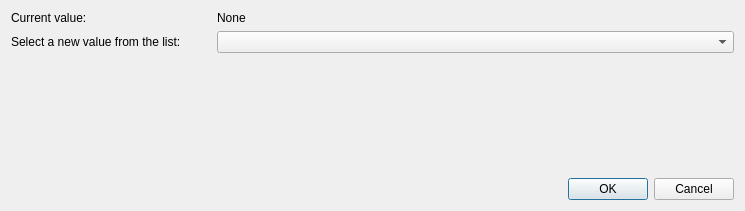
<?xml version="1.0" encoding="UTF-8"?>
<ui version="4.0">
 <class>ListSelect</class>
 <widget class="QWidget" name="ListSelect">
  <property name="geometry">
   <rect>
    <x>0</x>
    <y>0</y>
    <width>745</width>
    <height>211</height>
   </rect>
  </property>
  <property name="windowTitle">
   <string>Form</string>
  </property>
  <layout class="QVBoxLayout" name="verticalLayout">
   <item>
    <layout class="QGridLayout" name="gridLayout">
     <item row="1" column="0" colspan="2">
      <widget class="QLabel" name="questionLabel">
       <property name="sizePolicy">
        <sizepolicy hsizetype="Fixed" vsizetype="Preferred">
         <horstretch>0</horstretch>
         <verstretch>0</verstretch>
        </sizepolicy>
       </property>
       <property name="minimumSize">
        <size>
         <width>200</width>
         <height>0</height>
        </size>
       </property>
       <property name="text">
        <string>Select a new value from the list:</string>
       </property>
       <property name="scaledContents">
        <bool>false</bool>
       </property>
       <property name="alignment">
        <set>Qt::AlignLeading|Qt::AlignLeft|Qt::AlignVCenter</set>
       </property>
       <property name="wordWrap">
        <bool>true</bool>
       </property>
      </widget>
     </item>
     <item row="1" column="2">
      <widget class="QComboBox" name="comboBox">
       <property name="sizePolicy">
        <sizepolicy hsizetype="Expanding" vsizetype="Preferred">
         <horstretch>0</horstretch>
         <verstretch>0</verstretch>
        </sizepolicy>
       </property>
      </widget>
     </item>
     <item row="0" column="2">
      <widget class="QLabel" name="valueLabel">
       <property name="sizePolicy">
        <sizepolicy hsizetype="Expanding" vsizetype="Preferred">
         <horstretch>0</horstretch>
         <verstretch>0</verstretch>
        </sizepolicy>
       </property>
       <property name="text">
        <string>None</string>
       </property>
      </widget>
     </item>
     <item row="0" column="0" colspan="2">
      <widget class="QLabel" name="staticLabel">
       <property name="sizePolicy">
        <sizepolicy hsizetype="Fixed" vsizetype="Preferred">
         <horstretch>0</horstretch>
         <verstretch>0</verstretch>
        </sizepolicy>
       </property>
       <property name="minimumSize">
        <size>
         <width>200</width>
         <height>0</height>
        </size>
       </property>
       <property name="text">
        <string>Current value:</string>
       </property>
      </widget>
     </item>
    </layout>
   </item>
   <item>
    <spacer name="verticalSpacer">
     <property name="orientation">
      <enum>Qt::Vertical</enum>
     </property>
     <property name="sizeHint" stdset="0">
      <size>
       <width>20</width>
       <height>97</height>
      </size>
     </property>
    </spacer>
   </item>
   <item>
    <widget class="QDialogButtonBox" name="buttonBox">
     <property name="standardButtons">
      <set>QDialogButtonBox::Cancel|QDialogButtonBox::Ok</set>
     </property>
     <property name="centerButtons">
      <bool>false</bool>
     </property>
    </widget>
   </item>
  </layout>
 </widget>
 <resources/>
 <connections/>
</ui>
